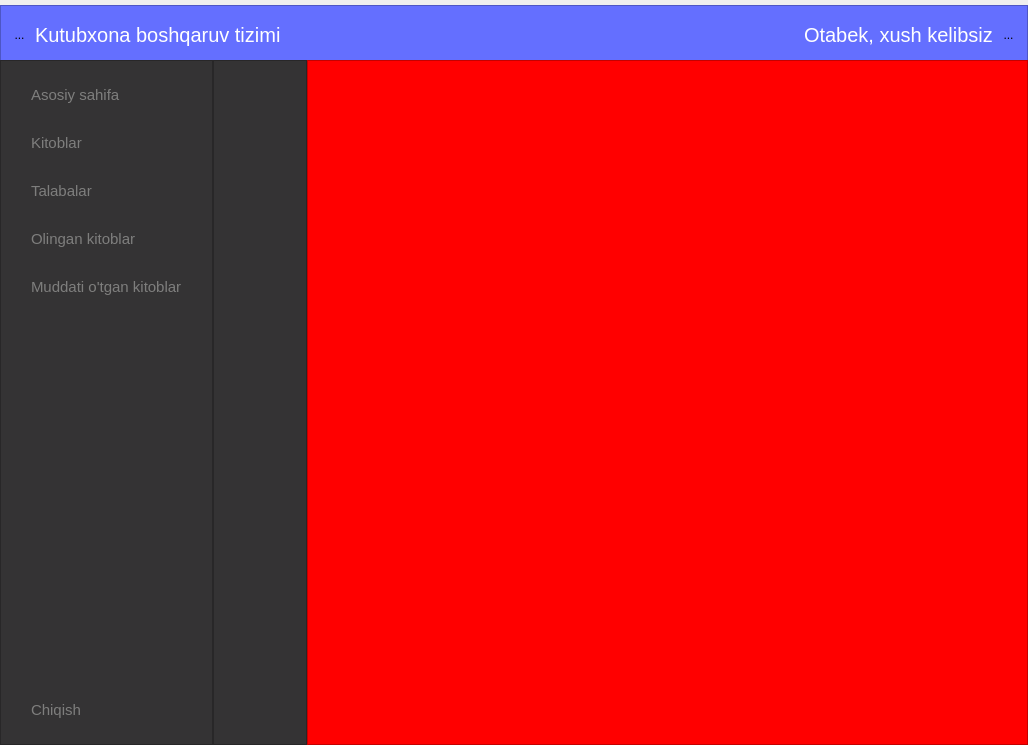
     <widget class="QWidget" name="page">
      <layout class="QGridLayout" name="gridLayout_3">
       <property name="leftMargin">
        <number>0</number>
       </property>
       <property name="topMargin">
        <number>0</number>
       </property>
       <property name="rightMargin">
        <number>0</number>
       </property>
       <property name="bottomMargin">
        <number>0</number>
       </property>
       <property name="spacing">
        <number>0</number>
       </property>
       <item row="0" column="0" colspan="3">
        <widget class="QFrame" name="frame">
         <property name="minimumSize">
          <size>
           <width>0</width>
           <height>60</height>
          </size>
         </property>
         <property name="maximumSize">
          <size>
           <width>16777215</width>
           <height>50</height>
          </size>
         </property>
         <property name="styleSheet">
          <string notr="true">background-color: #646fff;</string>
         </property>
         <property name="frameShape">
          <enum>QFrame::StyledPanel</enum>
         </property>
         <property name="frameShadow">
          <enum>QFrame::Raised</enum>
         </property>
         <layout class="QHBoxLayout" name="horizontalLayout">
          <item>
           <widget class="QToolButton" name="toolButton">
            <property name="styleSheet">
             <string notr="true">border:none;</string>
            </property>
            <property name="text">
             <string>...</string>
            </property>
            <property name="icon">
             <iconset resource="m.qrc">
              <normaloff>:/img/menu_24dp_FFFFFF_FILL0_wght400_GRAD0_opsz24.png</normaloff>:/img/menu_24dp_FFFFFF_FILL0_wght400_GRAD0_opsz24.png</iconset>
            </property>
            <property name="iconSize">
             <size>
              <width>50</width>
              <height>50</height>
             </size>
            </property>
            <property name="checkable">
             <bool>true</bool>
            </property>
           </widget>
          </item>
          <item>
           <widget class="QLabel" name="label">
            <property name="styleSheet">
             <string notr="true">color: rgb(255, 255, 255);
font-size:20px;</string>
            </property>
            <property name="text">
             <string>Kutubxona boshqaruv tizimi</string>
            </property>
           </widget>
          </item>
          <item>
           <spacer name="horizontalSpacer_2">
            <property name="orientation">
             <enum>Qt::Horizontal</enum>
            </property>
            <property name="sizeHint" stdset="0">
             <size>
              <width>463</width>
              <height>20</height>
             </size>
            </property>
           </spacer>
          </item>
          <item>
           <widget class="QLabel" name="label_3">
            <property name="minimumSize">
             <size>
              <width>30</width>
              <height>30</height>
             </size>
            </property>
            <property name="maximumSize">
             <size>
              <width>50</width>
              <height>50</height>
             </size>
            </property>
            <property name="text">
             <string/>
            </property>
            <property name="pixmap">
             <pixmap resource="m.qrc">:/img/account_circle_24dp_FFFFFF_FILL0_wght400_GRAD0_opsz24.png</pixmap>
            </property>
            <property name="scaledContents">
             <bool>true</bool>
            </property>
           </widget>
          </item>
          <item>
           <widget class="QLabel" name="label_2">
            <property name="styleSheet">
             <string notr="true">color: rgb(255, 255, 255);
font-size:20px;</string>
            </property>
            <property name="text">
             <string>Otabek, xush kelibsiz</string>
            </property>
           </widget>
          </item>
          <item>
           <widget class="QToolButton" name="toolButton_2">
            <property name="styleSheet">
             <string notr="true">border:none;</string>
            </property>
            <property name="text">
             <string>...</string>
            </property>
            <property name="icon">
             <iconset resource="m.qrc">
              <normaloff>:/img/close_24dp_FFFFFF_FILL0_wght400_GRAD0_opsz24.png</normaloff>:/img/close_24dp_FFFFFF_FILL0_wght400_GRAD0_opsz24.png</iconset>
            </property>
            <property name="iconSize">
             <size>
              <width>50</width>
              <height>50</height>
             </size>
            </property>
           </widget>
          </item>
         </layout>
        </widget>
       </item>
       <item row="1" column="0">
        <widget class="QFrame" name="frame_2">
         <property name="maximumSize">
          <size>
           <width>16777215</width>
           <height>16777215</height>
          </size>
         </property>
         <property name="styleSheet">
          <string notr="true">QFrame{
background-color: rgb(52, 51, 52);
}

QPushButton {
color:grey;
text-align:left;
padding:5px 10px;
border:none;
}</string>
         </property>
         <property name="frameShape">
          <enum>QFrame::StyledPanel</enum>
         </property>
         <property name="frameShadow">
          <enum>QFrame::Raised</enum>
         </property>
         <layout class="QVBoxLayout" name="verticalLayout">
          <property name="spacing">
           <number>20</number>
          </property>
          <property name="leftMargin">
           <number>20</number>
          </property>
          <property name="topMargin">
           <number>20</number>
          </property>
          <property name="rightMargin">
           <number>20</number>
          </property>
          <property name="bottomMargin">
           <number>20</number>
          </property>
          <item>
           <widget class="QPushButton" name="btn_home">
            <property name="layoutDirection">
             <enum>Qt::LeftToRight</enum>
            </property>
            <property name="styleSheet">
             <string notr="true">
#btn_home {
  color: #7e7e7d;
  border: none;
  font-size: 15px;
}

#btn_home:checked {
  color: white;
}

</string>
            </property>
            <property name="text">
             <string>Asosiy sahifa</string>
            </property>
            <property name="icon">
             <iconset resource="m.qrc">
              <normaloff>:/img/home_24dp_666666_FILL0_wght400_GRAD0_opsz24.png</normaloff>
              <normalon>:/img/home_24dp_FFFFFF_FILL0_wght400_GRAD0_opsz24 (1).png</normalon>:/img/home_24dp_666666_FILL0_wght400_GRAD0_opsz24.png</iconset>
            </property>
            <property name="iconSize">
             <size>
              <width>40</width>
              <height>30</height>
             </size>
            </property>
            <property name="checkable">
             <bool>true</bool>
            </property>
            <property name="autoExclusive">
             <bool>true</bool>
            </property>
           </widget>
          </item>
          <item>
           <widget class="QPushButton" name="btn_home_2">
            <property name="styleSheet">
             <string notr="true">
#btn_home_2 {
  color: #7e7e7d;
  border: none;
  font-size: 15px;
}

#btn_home_2:checked {
  color: white;
}

</string>
            </property>
            <property name="text">
             <string>Kitoblar   </string>
            </property>
            <property name="icon">
             <iconset resource="m.qrc">
              <normaloff>:/img/library_books_24dp_666666_FILL0_wght400_GRAD0_opsz24.png</normaloff>
              <normalon>:/img/library_books_24dp_FFFFFF_FILL0_wght400_GRAD0_opsz24.png</normalon>:/img/library_books_24dp_666666_FILL0_wght400_GRAD0_opsz24.png</iconset>
            </property>
            <property name="iconSize">
             <size>
              <width>40</width>
              <height>30</height>
             </size>
            </property>
            <property name="checkable">
             <bool>true</bool>
            </property>
            <property name="autoExclusive">
             <bool>true</bool>
            </property>
           </widget>
          </item>
          <item>
           <widget class="QPushButton" name="btn_home_3">
            <property name="styleSheet">
             <string notr="true">
#btn_home_3 {
  color: #7e7e7d;
  border: none;
  font-size: 15px;
}

#btn_home_3:checked {
  color: white;
}

</string>
            </property>
            <property name="text">
             <string>Talabalar      </string>
            </property>
            <property name="icon">
             <iconset resource="m.qrc">
              <normaloff>:/img/groups_24dp_666666_FILL0_wght400_GRAD0_opsz24.png</normaloff>
              <normalon>:/img/groups_24dp_FFFFFF_FILL0_wght400_GRAD0_opsz24.png</normalon>:/img/groups_24dp_666666_FILL0_wght400_GRAD0_opsz24.png</iconset>
            </property>
            <property name="iconSize">
             <size>
              <width>40</width>
              <height>30</height>
             </size>
            </property>
            <property name="checkable">
             <bool>true</bool>
            </property>
            <property name="autoExclusive">
             <bool>true</bool>
            </property>
           </widget>
          </item>
          <item>
           <widget class="QPushButton" name="btn_home_4">
            <property name="styleSheet">
             <string notr="true">
#btn_home_4 {
  color: #7e7e7d;
  border: none;
  font-size: 15px;
}

#btn_home_4:checked {
  color: white;
}

</string>
            </property>
            <property name="text">
             <string>Olingan kitoblar</string>
            </property>
            <property name="icon">
             <iconset resource="m.qrc">
              <normaloff>:/img/menu_book_24dp_666666_FILL0_wght400_GRAD0_opsz24.png</normaloff>
              <normalon>:/img/menu_book_24dp_FFFFFF_FILL0_wght400_GRAD0_opsz24.png</normalon>:/img/menu_book_24dp_666666_FILL0_wght400_GRAD0_opsz24.png</iconset>
            </property>
            <property name="iconSize">
             <size>
              <width>40</width>
              <height>30</height>
             </size>
            </property>
            <property name="checkable">
             <bool>true</bool>
            </property>
            <property name="autoExclusive">
             <bool>true</bool>
            </property>
           </widget>
          </item>
          <item>
           <widget class="QPushButton" name="btn_home_5">
            <property name="styleSheet">
             <string notr="true">
#btn_home_5 {
  color: #7e7e7d;
  border: none;
  font-size: 15px;
}

#btn_home_5:checked {
  color: white;
}

</string>
            </property>
            <property name="text">
             <string>Muddati o'tgan kitoblar</string>
            </property>
            <property name="icon">
             <iconset resource="m.qrc">
              <normaloff>:/img/import_contacts_24dp_666666_FILL0_wght400_GRAD0_opsz24.png</normaloff>
              <normalon>:/img/import_contacts_24dp_FFFFFF_FILL0_wght400_GRAD0_opsz24.png</normalon>:/img/import_contacts_24dp_666666_FILL0_wght400_GRAD0_opsz24.png</iconset>
            </property>
            <property name="iconSize">
             <size>
              <width>40</width>
              <height>30</height>
             </size>
            </property>
            <property name="checkable">
             <bool>true</bool>
            </property>
            <property name="autoExclusive">
             <bool>true</bool>
            </property>
           </widget>
          </item>
          <item>
           <spacer name="verticalSpacer">
            <property name="orientation">
             <enum>Qt::Vertical</enum>
            </property>
            <property name="sizeHint" stdset="0">
             <size>
              <width>20</width>
              <height>375</height>
             </size>
            </property>
           </spacer>
          </item>
          <item>
           <widget class="QPushButton" name="btn_home_6">
            <property name="styleSheet">
             <string notr="true">#btn_home_6 {
  color: #7e7e7d;
  border: none;
  font-size: 15px;
}

#btn_home_6:checked {
  color: white;
}
</string>
            </property>
            <property name="text">
             <string>Chiqish</string>
            </property>
            <property name="icon">
             <iconset>
              <normaloff>:/img/close_24dp_666666_FILL0_wght400_GRAD0_opsz24.png</normaloff>
              <normalon>:/img/close_27dp_FFFFFF_FILL0_wght400_GRAD0_opsz24.png</normalon>:/img/close_24dp_666666_FILL0_wght400_GRAD0_opsz24.png</iconset>
            </property>
            <property name="checkable">
             <bool>true</bool>
            </property>
           </widget>
          </item>
         </layout>
        </widget>
       </item>
       <item row="1" column="1">
        <widget class="QFrame" name="frame_3">
         <property name="minimumSize">
          <size>
           <width>50</width>
           <height>0</height>
          </size>
         </property>
         <property name="maximumSize">
          <size>
           <width>100</width>
           <height>16777215</height>
          </size>
         </property>
         <property name="styleSheet">
          <string notr="true">QFrame{
background-color: rgb(52, 51, 52);
}

QPushButton {
color:grey;
text-align:left;
padding:5px 10px;
border:none;
}</string>
         </property>
         <property name="frameShape">
          <enum>QFrame::StyledPanel</enum>
         </property>
         <property name="frameShadow">
          <enum>QFrame::Raised</enum>
         </property>
         <layout class="QVBoxLayout" name="verticalLayout_2">
          <property name="spacing">
           <number>20</number>
          </property>
          <property name="leftMargin">
           <number>20</number>
          </property>
          <property name="topMargin">
           <number>20</number>
          </property>
          <property name="rightMargin">
           <number>20</number>
          </property>
          <property name="bottomMargin">
           <number>20</number>
          </property>
          <item>
           <widget class="QPushButton" name="btn_home_7">
            <property name="layoutDirection">
             <enum>Qt::LeftToRight</enum>
            </property>
            <property name="styleSheet">
             <string notr="true">
#btn_home {
  color: #7e7e7d;
  border: none;
  font-size: 15px;
}

#btn_home:checked {
  color: white;
}

</string>
            </property>
            <property name="text">
             <string/>
            </property>
            <property name="icon">
             <iconset resource="m.qrc">
              <normaloff>:/img/home_24dp_666666_FILL0_wght400_GRAD0_opsz24.png</normaloff>
              <normalon>:/img/home_24dp_FFFFFF_FILL0_wght400_GRAD0_opsz24 (1).png</normalon>:/img/home_24dp_666666_FILL0_wght400_GRAD0_opsz24.png</iconset>
            </property>
            <property name="iconSize">
             <size>
              <width>40</width>
              <height>30</height>
             </size>
            </property>
            <property name="checkable">
             <bool>true</bool>
            </property>
            <property name="autoExclusive">
             <bool>true</bool>
            </property>
           </widget>
          </item>
          <item>
           <widget class="QPushButton" name="btn_home_8">
            <property name="styleSheet">
             <string notr="true">
#btn_home_2 {
  color: #7e7e7d;
  border: none;
  font-size: 15px;
}

#btn_home_2:checked {
  color: white;
}

</string>
            </property>
            <property name="text">
             <string/>
            </property>
            <property name="icon">
             <iconset resource="m.qrc">
              <normaloff>:/img/library_books_24dp_666666_FILL0_wght400_GRAD0_opsz24.png</normaloff>
              <normalon>:/img/library_books_24dp_FFFFFF_FILL0_wght400_GRAD0_opsz24.png</normalon>:/img/library_books_24dp_666666_FILL0_wght400_GRAD0_opsz24.png</iconset>
            </property>
            <property name="iconSize">
             <size>
              <width>40</width>
              <height>30</height>
             </size>
            </property>
            <property name="checkable">
             <bool>true</bool>
            </property>
            <property name="autoExclusive">
             <bool>true</bool>
            </property>
           </widget>
          </item>
          <item>
           <widget class="QPushButton" name="btn_home_9">
            <property name="styleSheet">
             <string notr="true">
#btn_home_3 {
  color: #7e7e7d;
  border: none;
  font-size: 15px;
}

#btn_home_3:checked {
  color: white;
}

</string>
            </property>
            <property name="text">
             <string/>
            </property>
            <property name="icon">
             <iconset resource="m.qrc">
              <normaloff>:/img/groups_24dp_666666_FILL0_wght400_GRAD0_opsz24.png</normaloff>
              <normalon>:/img/groups_24dp_FFFFFF_FILL0_wght400_GRAD0_opsz24.png</normalon>:/img/groups_24dp_666666_FILL0_wght400_GRAD0_opsz24.png</iconset>
            </property>
            <property name="iconSize">
             <size>
              <width>40</width>
              <height>30</height>
             </size>
            </property>
            <property name="checkable">
             <bool>true</bool>
            </property>
            <property name="autoExclusive">
             <bool>true</bool>
            </property>
           </widget>
          </item>
          <item>
           <widget class="QPushButton" name="btn_home_10">
            <property name="styleSheet">
             <string notr="true">
#btn_home_4 {
  color: #7e7e7d;
  border: none;
  font-size: 15px;
}

#btn_home_4:checked {
  color: white;
}

</string>
            </property>
            <property name="text">
             <string/>
            </property>
            <property name="icon">
             <iconset resource="m.qrc">
              <normaloff>:/img/menu_book_24dp_666666_FILL0_wght400_GRAD0_opsz24.png</normaloff>
              <normalon>:/img/menu_book_24dp_FFFFFF_FILL0_wght400_GRAD0_opsz24.png</normalon>:/img/menu_book_24dp_666666_FILL0_wght400_GRAD0_opsz24.png</iconset>
            </property>
            <property name="iconSize">
             <size>
              <width>40</width>
              <height>30</height>
             </size>
            </property>
            <property name="checkable">
             <bool>true</bool>
            </property>
            <property name="autoExclusive">
             <bool>true</bool>
            </property>
           </widget>
          </item>
          <item>
           <widget class="QPushButton" name="btn_home_11">
            <property name="styleSheet">
             <string notr="true">
#btn_home_5 {
  color: #7e7e7d;
  border: none;
  font-size: 15px;
}

#btn_home_5:checked {
  color: white;
}

</string>
            </property>
            <property name="text">
             <string/>
            </property>
            <property name="icon">
             <iconset resource="m.qrc">
              <normaloff>:/img/import_contacts_24dp_666666_FILL0_wght400_GRAD0_opsz24.png</normaloff>
              <normalon>:/img/import_contacts_24dp_FFFFFF_FILL0_wght400_GRAD0_opsz24.png</normalon>:/img/import_contacts_24dp_666666_FILL0_wght400_GRAD0_opsz24.png</iconset>
            </property>
            <property name="iconSize">
             <size>
              <width>40</width>
              <height>30</height>
             </size>
            </property>
            <property name="checkable">
             <bool>true</bool>
            </property>
            <property name="autoExclusive">
             <bool>true</bool>
            </property>
           </widget>
          </item>
          <item>
           <spacer name="verticalSpacer_2">
            <property name="orientation">
             <enum>Qt::Vertical</enum>
            </property>
            <property name="sizeHint" stdset="0">
             <size>
              <width>20</width>
              <height>326</height>
             </size>
            </property>
           </spacer>
          </item>
         </layout>
        </widget>
       </item>
       <item row="1" column="2">
        <widget class="QFrame" name="frame_4">
         <property name="styleSheet">
          <string notr="true">background-color: rgb(255, 0, 0);</string>
         </property>
         <property name="frameShape">
          <enum>QFrame::StyledPanel</enum>
         </property>
         <property name="frameShadow">
          <enum>QFrame::Raised</enum>
         </property>
         <layout class="QGridLayout" name="gridLayout_2">
          <item row="0" column="0">
           <spacer name="horizontalSpacer">
            <property name="orientation">
             <enum>Qt::Horizontal</enum>
            </property>
            <property name="sizeHint" stdset="0">
             <size>
              <width>701</width>
              <height>20</height>
             </size>
            </property>
           </spacer>
          </item>
         </layout>
        </widget>
       </item>
      </layout>
     </widget>
